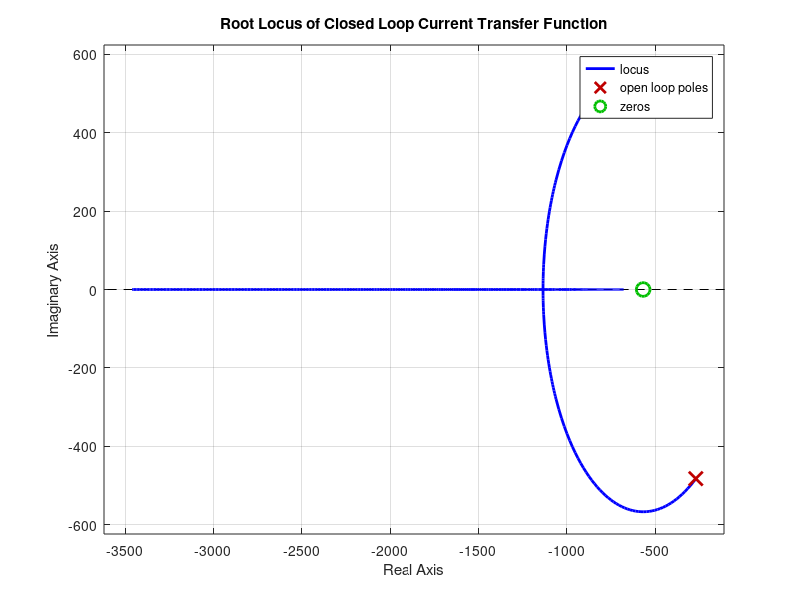
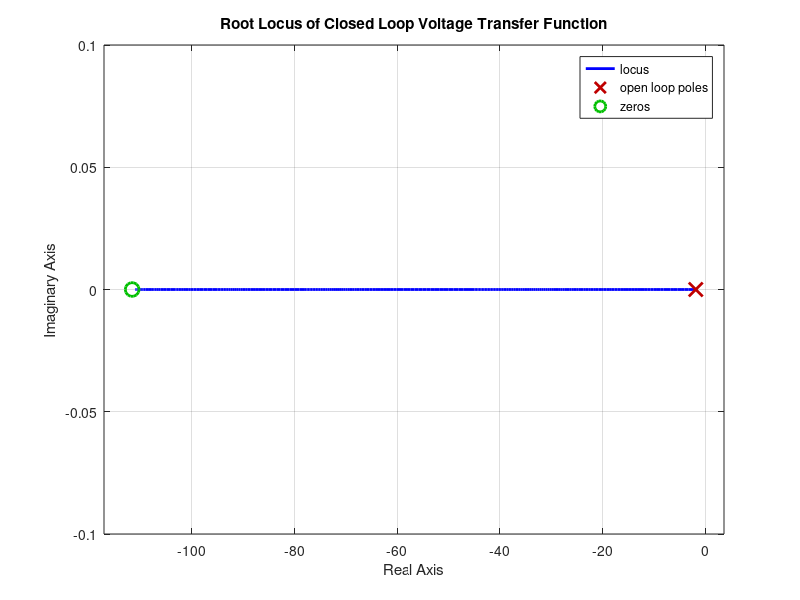

Write the MATLAB code that produced these figures, in order.
% Define parameters
Vin = 600; % Input voltage
Vo = 370; % Output voltage
L = 10.92e-3; % Inductance
C = 104e-6; % Capacitance
R = 45.6; % Load resistance
Kp_current = 0.0158; % Current loop proportional gain
Ki_current = 8.96; % Current loop integral gain
Kp_voltage = 0.00206; % Voltage loop proportional gain
Ki_voltage = 0.23; % Voltage loop integral gain
D=0.38;
% Create current PI controller
G_PI_current = tf([Kp_current Ki_current], [1 0]);
% Create voltage PI controller
G_PI_voltage = tf([Kp_voltage Ki_voltage], [1 0]);
% Define converter transfer function
G_id = tf([Vin * (1-D)], [L 0]);
G_vd = tf([Vin * (1-D)], [L*(1-D) + R]);
% Current loop open loop transfer function
G_open_current = G_PI_current * G_id;
% Voltage loop open loop transfer function
G_open_voltage = G_PI_voltage * G_vd;
% Close the loops using feedback
G_closed_current = feedback(G_open_current, 1);
G_closed_voltage = feedback(G_open_voltage, 1);

% Get Gain Margin and Phase Margin
[Gm_current, Pm_current, Wcg_current, Wcp_current] = margin(G_closed_current);
[Gm_voltage, Pm_voltage, Wcg_voltage, Wcp_voltage] = margin(G_closed_voltage);
% Display the results
disp('Current Loop Transfer Function Margins:');
disp(['Gain Margin (dB): ', num2str(20*log10(Gm_current))]);
disp(['Phase Margin (degrees): ', num2str(Pm_current)]);
disp(['Gain Crossover Frequency (rad/s): ', num2str(Wcg_current)]);
disp(['Phase Crossover Frequency (rad/s): ', num2str(Wcp_current)]);

disp('Voltage Loop Transfer Function Margins:');
disp(['Gain Margin (dB): ', num2str(20*log10(Gm_voltage))]);
disp(['Phase Margin (degrees): ', num2str(Pm_voltage)]);
disp(['Gain Crossover Frequency (rad/s): ', num2str(Wcg_voltage)]);
disp(['Phase Crossover Frequency (rad/s): ', num2str(Wcp_voltage)]);

% Root Locus of Closed Loop Current Transfer Function
figure;
rlocus(G_closed_current);
title('Root Locus of Closed Loop Current Transfer Function');

% Root Locus of Closed Loop Voltage Transfer Function
figure;
rlocus(G_closed_voltage);
title('Root Locus of Closed Loop Voltage Transfer Function');


% Run the simulation and observe the results

